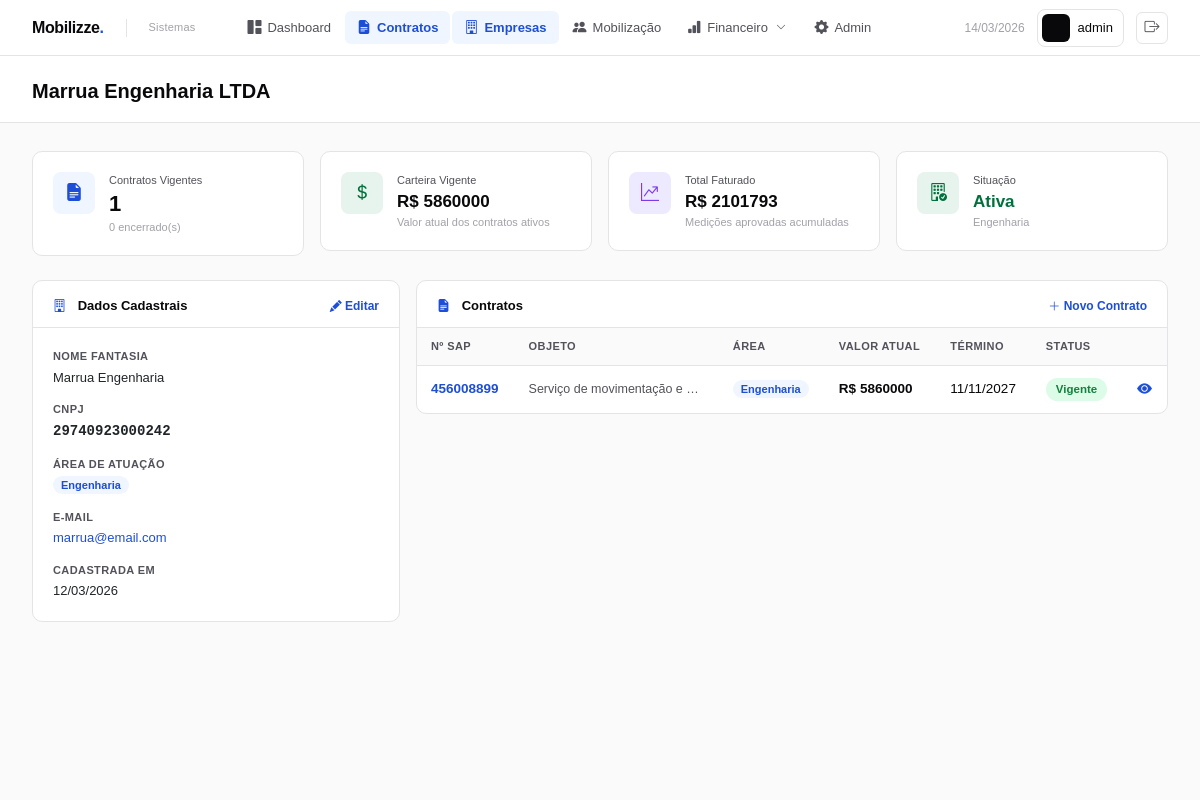
Page /empresas/3/ (signed in) on the committed database.
### empresas/models.py (models this page shows, shortened)
class Empresa(models.Model):
    AREAS = [
        ('mineracao',  'Mineração'),
        ('logistica',  'Logística'),
        ('energia',    'Energia'),
        ('engenharia', 'Engenharia'),
        ('outros',     'Outros'),
    ]
    razao_social    = models.CharField(max_length=200)
    nome_fantasia   = models.CharField(max_length=200, blank=True)
    cnpj            = models.CharField(max_length=18, unique=True)
    area_atuacao    = models.CharField(max_length=20, choices=AREAS)
    email           = models.EmailField(blank=True)
    telefone        = models.CharField(max_length=20, blank=True)
    endereco        = models.TextField(blank=True)
    ativa           = models.BooleanField(default=True)
    criado_em       = models.DateTimeField(auto_now_add=True)
    atualizado_em   = models.DateTimeField(auto_now=True)
    class Meta:
        verbose_name        = 'Empresa'
        verbose_name_plural = 'Empresas'
        ordering            = ['razao_social']

### contratos/models.py (models this page shows, shortened)
class Contrato(models.Model):
    AREAS = [
        ('mineracao',  'Mineração'),
        ('logistica',  'Logística'),
        ('energia',    'Energia'),
        ('engenharia', 'Engenharia'),
    ]
    MODALIDADES = [
        ('servico',      'Prestação de Serviço'),
        ('fornecimento', 'Fornecimento'),
        ('misto',        'Misto'),
    ]
    STATUS = [
        ('minuta',    'Minuta'),
        ('aprovacao', 'Em Aprovação'),
        ('vigente',   'Vigente'),
        ('suspenso',  'Suspenso'),
        ('encerrado', 'Encerrado'),
    ]
    numero_sap      = models.CharField(max_length=20, unique=True)
    objeto          = models.TextField()
    area            = models.CharField(max_length=20, choices=AREAS)
    modalidade      = models.CharField(max_length=20, choices=MODALIDADES)
    status          = models.CharField(max_length=20, choices=STATUS,
                                       default='minuta')
    empresa         = models.ForeignKey(Empresa, on_delete=models.PROTECT,
                                        related_name='contratos')
    gestor_tecnico  = models.ForeignKey(User, on_delete=models.PROTECT,
                                        related_name='contratos_tecnicos')
    gestor_admin    = models.ForeignKey(User, on_delete=models.PROTECT,
                                        related_name='contratos_admin')
    valor_original  = models.DecimalField(max_digits=15, decimal_places=2)
    valor_atual     = models.DecimalField(max_digits=15, decimal_places=2)
    data_assinatura     = models.DateField()
    data_inicio         = models.DateField()
    data_termino        = models.DateField()
    data_termino_atual  = models.DateField()
    criado_em       = models.DateTimeField(auto_now_add=True)
    atualizado_em   = models.DateTimeField(auto_now=True)
    criado_por      = models.ForeignKey(User, on_delete=models.PROTECT,
                                        related_name='contratos_criados',
                                        null=True)
    class Meta:
        verbose_name        = 'Contrato'
        verbose_name_plural = 'Contratos'
        ordering            = ['-criado_em']

### empresas/views.py (the view)
# urls.py: path('<int:pk>/',      views.empresa_detalhe, name='detalhe'),
@login_required
def empresa_detalhe(request, pk):
    empresa   = get_object_or_404(Empresa, pk=pk)
    contratos = Contrato.objects.filter(
        empresa=empresa
    ).order_by('-criado_em')
    vigentes   = contratos.filter(status='vigente').count()
    encerrados = contratos.filter(status='encerrado').count()
    valor_carteira = contratos.filter(
        status='vigente'
    ).aggregate(t=Sum('valor_atual'))['t'] or 0
    total_faturado = Medicao.objects.filter(
        contrato__empresa=empresa,
        status__in=['aprovada', 'glosada', 'nf_emitida', 'paga']
    ).aggregate(t=Sum('valor_bruto'))['t'] or 0
    context = {
        'empresa':        empresa,
        'contratos':      contratos,
        'vigentes':       vigentes,
        'encerrados':     encerrados,
        'valor_carteira': valor_carteira,
        'total_faturado': total_faturado,
    }
    return render(request, 'empresas/detalhe.html', context)

### templates/empresas/detalhe.html (shortened to what this page needs)
{% extends 'base.html' %}
{% block page_title %}{{ empresa.razao_social }}{% endblock %}
{% block content %}
<div class="row g-3 mb-4">
  <div class="col-sm-6 col-xl-3">
    <div class="kpi-card">
      <div class="kpi-icon blue">
        <i class="bi bi-file-earmark-text-fill"></i>
      </div>
      <div>
        <div class="kpi-label">Contratos Vigentes</div>
        <div class="kpi-value">{{ vigentes }}</div>
        <div class="kpi-sub">{{ encerrados }} encerrado(s)</div>
      </div>
    </div>
  </div>
  <div class="col-sm-6 col-xl-3">
    <div class="kpi-card">
      <div class="kpi-icon green">
        <i class="bi bi-currency-dollar"></i>
      </div>
      <div>
        <div class="kpi-label">Carteira Vigente</div>
        <div class="kpi-value" style="font-size:17px;">
          R$ {{ valor_carteira|floatformat:0 }}
        </div>
        <div class="kpi-sub">Valor atual dos contratos ativos</div>
      </div>
    </div>
  </div>
  <div class="col-sm-6 col-xl-3">
    <div class="kpi-card">
      <div class="kpi-icon purple">
        <i class="bi bi-graph-up-arrow"></i>
      </div>
      <div>
        <div class="kpi-label">Total Faturado</div>
        <div class="kpi-value" style="font-size:17px;">
          R$ {{ total_faturado|floatformat:0 }}
        </div>
        <div class="kpi-sub">Medições aprovadas acumuladas</div>
      </div>
    </div>
  </div>
  <div class="col-sm-6 col-xl-3">
    <div class="kpi-card">
      <div class="kpi-icon {% if empresa.ativa %}green{% else %}red{% endif %}">
        <i class="bi bi-building-check"></i>
      </div>
      <div>
        <div class="kpi-label">Situação</div>
        <div class="kpi-value" style="font-size:17px;">
          {% if empresa.ativa %}
          <span style="color:var(--vale-green);">Ativa</span>
          {% else %}
          <span style="color:#dc2626;">Inativa</span>
          {% endif %}
        </div>
        <div class="kpi-sub">{{ empresa.get_area_atuacao_display }}</div>
      </div>
    </div>
  </div>
</div>
<div class="row g-3">
  <div class="col-lg-4">
    <div class="card">
      <div class="card-header-custom">
        <h6>
          <i class="bi bi-building"
            style="color:var(--vale-blue);margin-right:8px;"></i>
          Dados Cadastrais
        </h6>
        <a href="{% url 'empresas:editar' empresa.pk %}"
          style="font-size:12px;color:var(--vale-blue);
                  text-decoration:none;font-weight:600;">
          <i class="bi bi-pencil-fill"></i> Editar
        </a>
      </div>
      <div class="card-body-custom">
        <div style="font-size:13px;">
          {% if empresa.nome_fantasia %}
          <div style="margin-bottom:14px;">
            <div class="detalhe-label">Nome Fantasia</div>
            <div style="font-weight:500;">{{ empresa.nome_fantasia }}</div>
          </div>
          {% endif %}
          <div style="margin-bottom:14px;">
            <div class="detalhe-label">CNPJ</div>
            <div style="font-family:monospace;font-weight:600;
                        font-size:14px;">{{ empresa.cnpj }}</div>
          </div>
          <div style="margin-bottom:14px;">
            <div class="detalhe-label">Área de Atuação</div>
            <span class="badge-info">{{ empresa.get_area_atuacao_display }}</span>
          </div>
          {% if empresa.email %}
          <div style="margin-bottom:14px;">
            <div class="detalhe-label">E-mail</div>
            <a href="mailto:{{ empresa.email }}"
              style="color:var(--vale-blue);text-decoration:none;
                      font-size:13px;">
              {{ empresa.email }}
            </a>
          </div>
          {% endif %}
          <div>
            <div class="detalhe-label">Cadastrada em</div>
            <div>{{ empresa.criado_em|date:"d/m/Y" }}</div>
          </div>
        </div>
      </div>
    </div>
  </div>
  <div class="col-lg-8">
    <div class="card">
      <div class="card-header-custom">
        <h6>
          <i class="bi bi-file-earmark-text-fill"
            style="color:var(--vale-blue);margin-right:8px;"></i>
          Contratos
        </h6>
        <a href="{% url 'contratos:criar' %}"
          style="font-size:12px;color:var(--vale-blue);
                  text-decoration:none;font-weight:600;">
          <i class="bi bi-plus-lg"></i> Novo Contrato
        </a>
      </div>
      <div style="overflow-x:auto;">
        <table class="table-custom">
          <thead>
            <tr>
              <th>Nº SAP</th>
              <th>Objeto</th>
              <th>Área</th>
              <th>Valor Atual</th>
              <th>Término</th>
              <th>Status</th>
              <th></th>
            </tr>
          </thead>
          <tbody>
            {% for c in contratos %}
            <tr>
              <td>
                <a href="{% url 'contratos:detalhe' c.pk %}"
                  style="font-weight:700;color:var(--vale-blue);
                          text-decoration:none;">
                  {{ c.numero_sap }}
                </a>
              </td>
              <td style="max-width:200px;overflow:hidden;
                        text-overflow:ellipsis;white-space:nowrap;
                        font-size:12.5px;color:var(--gray-600);">
                {{ c.objeto }}
              </td>
              <td>
                <span class="badge-info">{{ c.get_area_display }}</span>
              </td>
              <td style="font-weight:600;white-space:nowrap;">
                R$ {{ c.valor_atual|floatformat:0 }}
              </td>
              <td style="white-space:nowrap;">
                {{ c.data_termino_atual|date:"d/m/Y" }}
              </td>
              <td>
                <span class="pill pill-{{ c.status }}">
                  {{ c.get_status_display }}
                </span>
              </td>
              <td>
                <a href="{% url 'contratos:detalhe' c.pk %}"
                  style="color:var(--vale-blue);font-size:15px;">
                  <i class="bi bi-eye-fill"></i>
                </a>
              </td>
            </tr>
            {% endfor %}
          </tbody>
        </table>
      </div>
    </div>
  </div>
</div>
{% endblock %}

### templates/base.html (shortened to what this page needs)
<!DOCTYPE html>
<html lang="pt-br">
<head>
  <link href="https://cdn.jsdelivr.net/npm/bootstrap@5.3.3/dist/css/bootstrap.min.css" rel="stylesheet">
  <link href="https://cdn.jsdelivr.net/npm/bootstrap-icons@1.11.3/font/bootstrap-icons.min.css" rel="stylesheet">
</head>
<body>
<nav class="navbar-top">
  <a href="{% url 'contratos:dashboard' %}" class="nav-logo">
    <div class="nav-logo-mark">Mobilizze<span>.</span></div>
    <div class="nav-logo-sub">Sistemas</div>
  </a>
  <div class="nav-links">
    <a href="{% url 'contratos:dashboard' %}" class="nav-link-item
      {% if request.resolver_match.url_name == 'dashboard' %}active{% endif %}">
      <i class="bi bi-grid-1x2-fill"></i>
      <span>Dashboard</span>
    </a>
    <a href="{% url 'contratos:lista' %}" class="nav-link-item
      {% if request.resolver_match.url_name == 'lista' or request.resolver_match.url_name == 'detalhe' %}active{% endif %}">
      <i class="bi bi-file-earmark-text-fill"></i>
      <span>Contratos</span>
    </a>
    <a href="{% url 'empresas:lista' %}" class="nav-link-item
      {% if 'empresas' in request.path %}active{% endif %}">
      <i class="bi bi-building"></i>
      <span>Empresas</span>
    </a>
    <a href="{% url 'mobilizacao:painel' %}" class="nav-link-item
      {% if 'mobilizacao' in request.path %}active{% endif %}">
      <i class="bi bi-people-fill"></i>
      <span>Mobilização</span>
    </a>
    <div class="nav-dropdown">
      <a href="#" class="nav-link-item
        {% if 'financeiro' in request.path %}active{% endif %}"
        onclick="return false;">
        <i class="bi bi-bar-chart-fill"></i>
        <span>Financeiro</span>
        <i class="bi bi-chevron-down" style="font-size:10px;margin-left:2px;"></i>
      </a>
    <a href="/admin/" class="nav-link-item">
      <i class="bi bi-gear-fill"></i>
      <span>Admin</span>
    </a>
  </div>
  <div class="nav-right">
    <span class="nav-date">
      {% now "d/m/Y" %}
    </span>
    <div class="nav-user">
      <div class="avatar">
      </div>
      <span class="nav-user-name">
        {{ request.user.get_full_name|default:request.user.username }}
      </span>
    </div>
    <a href="{% url 'accounts:logout' %}" class="nav-logout" title="Sair">
      <i class="bi bi-box-arrow-right"></i>
    </a>
  </div>
</nav>
<div class="page-header">
  <div class="page-header-title">
    {% block page_title %}Dashboard{% endblock %}
  </div>
</div>
<main class="page-content">
  {% block content %}{% endblock %}
</main>
</body>
</html>

### templates/empresas/detalhe.html (style rules this page uses)
.detalhe-label { font-size: 11px; font-weight: 600; color: var(--gray-600); text-transform: uppercase; letter-spacing: .4px; margin-bottom: 3px; }

### rows in the picture
Empresa: razao_social "Marrua Engenharia LTDA", area_atuacao "Engenharia", nome_fantasia "Marrua Engenharia", cnpj "29740923000242", email "marrua@email.com", criado_em "12/03/2026"
Contrato: numero_sap "456008899", objeto "Serviço de movimentação e…", area "Engenharia", valor_atual "5860000", data_termino_atual "11/11/2027", status "Vigente"

### other values in the picture
{{ request.user.get_full_name|default:request.user.username }} "admin"
{{ vigentes }} "1"
{{ encerrados }} "0"
{{ valor_carteira|floatformat:0 }} "5860000"
{{ total_faturado|floatformat:0 }} "2101793"
